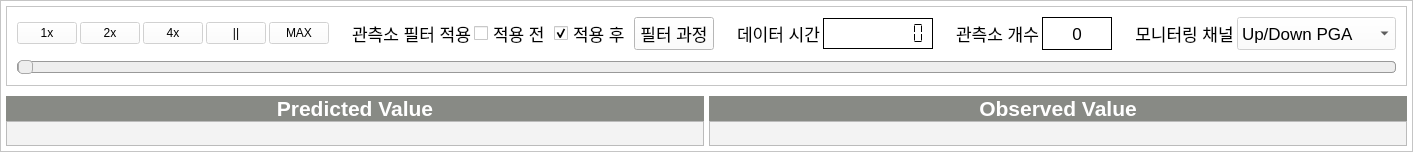
       <widget class="QFrame" name="rightMainFR">
        <property name="styleSheet">
         <string notr="true">background-color: rgb(255, 255, 255);</string>
        </property>
        <property name="frameShape">
         <enum>QFrame::StyledPanel</enum>
        </property>
        <property name="frameShadow">
         <enum>QFrame::Raised</enum>
        </property>
        <layout class="QVBoxLayout" name="verticalLayout_10">
         <property name="spacing">
          <number>0</number>
         </property>
         <property name="leftMargin">
          <number>5</number>
         </property>
         <property name="topMargin">
          <number>5</number>
         </property>
         <property name="rightMargin">
          <number>5</number>
         </property>
         <property name="bottomMargin">
          <number>5</number>
         </property>
         <item>
          <widget class="QFrame" name="frame">
           <property name="sizePolicy">
            <sizepolicy hsizetype="Expanding" vsizetype="Preferred">
             <horstretch>0</horstretch>
             <verstretch>0</verstretch>
            </sizepolicy>
           </property>
           <property name="maximumSize">
            <size>
             <width>16777215</width>
             <height>80</height>
            </size>
           </property>
           <property name="styleSheet">
            <string notr="true">color: rgb(0, 0, 0);</string>
           </property>
           <property name="frameShape">
            <enum>QFrame::StyledPanel</enum>
           </property>
           <property name="frameShadow">
            <enum>QFrame::Raised</enum>
           </property>
           <layout class="QVBoxLayout" name="verticalLayout_6">
            <property name="spacing">
             <number>10</number>
            </property>
            <property name="leftMargin">
             <number>10</number>
            </property>
            <property name="topMargin">
             <number>10</number>
            </property>
            <property name="rightMargin">
             <number>10</number>
            </property>
            <property name="bottomMargin">
             <number>10</number>
            </property>
            <item>
             <layout class="QHBoxLayout" name="horizontalLayout_10">
              <property name="spacing">
               <number>3</number>
              </property>
              <item>
               <widget class="QPushButton" name="play1PB">
                <property name="enabled">
                 <bool>false</bool>
                </property>
                <property name="maximumSize">
                 <size>
                  <width>60</width>
                  <height>16777215</height>
                 </size>
                </property>
                <property name="styleSheet">
                 <string notr="true">background-color: rgb(255, 255, 255);</string>
                </property>
                <property name="text">
                 <string>1x</string>
                </property>
               </widget>
              </item>
              <item>
               <widget class="QPushButton" name="play2PB">
                <property name="enabled">
                 <bool>false</bool>
                </property>
                <property name="maximumSize">
                 <size>
                  <width>60</width>
                  <height>16777215</height>
                 </size>
                </property>
                <property name="styleSheet">
                 <string notr="true">background-color: rgb(255, 255, 255);</string>
                </property>
                <property name="text">
                 <string>2x</string>
                </property>
               </widget>
              </item>
              <item>
               <widget class="QPushButton" name="play4PB">
                <property name="enabled">
                 <bool>false</bool>
                </property>
                <property name="maximumSize">
                 <size>
                  <width>60</width>
                  <height>16777215</height>
                 </size>
                </property>
                <property name="styleSheet">
                 <string notr="true">background-color: rgb(255, 255, 255);</string>
                </property>
                <property name="text">
                 <string>4x</string>
                </property>
               </widget>
              </item>
              <item>
               <widget class="QPushButton" name="stopPB">
                <property name="enabled">
                 <bool>false</bool>
                </property>
                <property name="maximumSize">
                 <size>
                  <width>60</width>
                  <height>16777215</height>
                 </size>
                </property>
                <property name="styleSheet">
                 <string notr="true">background-color: rgb(255, 255, 255);</string>
                </property>
                <property name="text">
                 <string>||</string>
                </property>
               </widget>
              </item>
              <item>
               <widget class="QPushButton" name="maxPB">
                <property name="enabled">
                 <bool>false</bool>
                </property>
                <property name="maximumSize">
                 <size>
                  <width>60</width>
                  <height>16777215</height>
                 </size>
                </property>
                <property name="styleSheet">
                 <string notr="true">background-color: rgb(255, 255, 255);</string>
                </property>
                <property name="text">
                 <string>MAX</string>
                </property>
               </widget>
              </item>
              <item>
               <spacer name="horizontalSpacer_9">
                <property name="orientation">
                 <enum>Qt::Horizontal</enum>
                </property>
                <property name="sizeType">
                 <enum>QSizePolicy::Expanding</enum>
                </property>
                <property name="sizeHint" stdset="0">
                 <size>
                  <width>20</width>
                  <height>20</height>
                 </size>
                </property>
               </spacer>
              </item>
              <item>
               <widget class="QLabel" name="filterTitleLB">
                <property name="font">
                 <font>
                  <pointsize>13</pointsize>
                  <weight>50</weight>
                  <bold>false</bold>
                 </font>
                </property>
                <property name="styleSheet">
                 <string notr="true"/>
                </property>
                <property name="text">
                 <string>관측소 필터 적용</string>
                </property>
                <property name="alignment">
                 <set>Qt::AlignCenter</set>
                </property>
               </widget>
              </item>
              <item>
               <widget class="QCheckBox" name="bFilterCB">
                <property name="font">
                 <font>
                  <pointsize>13</pointsize>
                 </font>
                </property>
                <property name="layoutDirection">
                 <enum>Qt::LeftToRight</enum>
                </property>
                <property name="text">
                 <string>적용 전</string>
                </property>
                <property name="checked">
                 <bool>false</bool>
                </property>
               </widget>
              </item>
              <item>
               <widget class="QCheckBox" name="aFilterCB">
                <property name="font">
                 <font>
                  <pointsize>13</pointsize>
                 </font>
                </property>
                <property name="text">
                 <string>적용 후</string>
                </property>
                <property name="checked">
                 <bool>true</bool>
                </property>
               </widget>
              </item>
              <item>
               <widget class="QPushButton" name="viewFilterPB">
                <property name="font">
                 <font>
                  <pointsize>13</pointsize>
                  <weight>50</weight>
                  <bold>false</bold>
                 </font>
                </property>
                <property name="text">
                 <string>필터 과정</string>
                </property>
               </widget>
              </item>
              <item>
               <spacer name="horizontalSpacer_10">
                <property name="orientation">
                 <enum>Qt::Horizontal</enum>
                </property>
                <property name="sizeType">
                 <enum>QSizePolicy::Expanding</enum>
                </property>
                <property name="sizeHint" stdset="0">
                 <size>
                  <width>20</width>
                  <height>20</height>
                 </size>
                </property>
               </spacer>
              </item>
              <item>
               <widget class="QLabel" name="label_9">
                <property name="sizePolicy">
                 <sizepolicy hsizetype="Preferred" vsizetype="Preferred">
                  <horstretch>0</horstretch>
                  <verstretch>0</verstretch>
                 </sizepolicy>
                </property>
                <property name="font">
                 <font>
                  <pointsize>13</pointsize>
                  <weight>50</weight>
                  <bold>false</bold>
                 </font>
                </property>
                <property name="styleSheet">
                 <string notr="true">color: rgb(0, 0, 0);</string>
                </property>
                <property name="text">
                 <string>데이터 시간</string>
                </property>
                <property name="alignment">
                 <set>Qt::AlignCenter</set>
                </property>
               </widget>
              </item>
              <item>
               <widget class="QLCDNumber" name="dataTimeLCD">
                <property name="sizePolicy">
                 <sizepolicy hsizetype="Minimum" vsizetype="Fixed">
                  <horstretch>0</horstretch>
                  <verstretch>0</verstretch>
                 </sizepolicy>
                </property>
                <property name="minimumSize">
                 <size>
                  <width>110</width>
                  <height>31</height>
                 </size>
                </property>
                <property name="font">
                 <font>
                  <pointsize>13</pointsize>
                  <weight>50</weight>
                  <bold>false</bold>
                 </font>
                </property>
                <property name="styleSheet">
                 <string notr="true"/>
                </property>
                <property name="frameShape">
                 <enum>QFrame::Box</enum>
                </property>
                <property name="frameShadow">
                 <enum>QFrame::Plain</enum>
                </property>
                <property name="smallDecimalPoint">
                 <bool>true</bool>
                </property>
                <property name="digitCount">
                 <number>8</number>
                </property>
                <property name="mode">
                 <enum>QLCDNumber::Dec</enum>
                </property>
                <property name="segmentStyle">
                 <enum>QLCDNumber::Flat</enum>
                </property>
               </widget>
              </item>
              <item>
               <spacer name="horizontalSpacer_11">
                <property name="orientation">
                 <enum>Qt::Horizontal</enum>
                </property>
                <property name="sizeType">
                 <enum>QSizePolicy::Expanding</enum>
                </property>
                <property name="sizeHint" stdset="0">
                 <size>
                  <width>20</width>
                  <height>20</height>
                 </size>
                </property>
               </spacer>
              </item>
              <item>
               <widget class="QLabel" name="label_10">
                <property name="sizePolicy">
                 <sizepolicy hsizetype="Preferred" vsizetype="Preferred">
                  <horstretch>0</horstretch>
                  <verstretch>0</verstretch>
                 </sizepolicy>
                </property>
                <property name="font">
                 <font>
                  <pointsize>13</pointsize>
                  <weight>50</weight>
                  <bold>false</bold>
                 </font>
                </property>
                <property name="styleSheet">
                 <string notr="true">color: rgb(0, 0, 0);</string>
                </property>
                <property name="text">
                 <string>관측소 개수</string>
                </property>
                <property name="alignment">
                 <set>Qt::AlignCenter</set>
                </property>
               </widget>
              </item>
              <item>
               <widget class="QLabel" name="staNumLB">
                <property name="sizePolicy">
                 <sizepolicy hsizetype="Preferred" vsizetype="Preferred">
                  <horstretch>0</horstretch>
                  <verstretch>0</verstretch>
                 </sizepolicy>
                </property>
                <property name="minimumSize">
                 <size>
                  <width>70</width>
                  <height>0</height>
                 </size>
                </property>
                <property name="font">
                 <font>
                  <pointsize>13</pointsize>
                  <weight>50</weight>
                  <bold>false</bold>
                 </font>
                </property>
                <property name="styleSheet">
                 <string notr="true"/>
                </property>
                <property name="frameShape">
                 <enum>QFrame::Box</enum>
                </property>
                <property name="text">
                 <string>0</string>
                </property>
                <property name="alignment">
                 <set>Qt::AlignCenter</set>
                </property>
               </widget>
              </item>
              <item>
               <spacer name="horizontalSpacer_2">
                <property name="orientation">
                 <enum>Qt::Horizontal</enum>
                </property>
                <property name="sizeType">
                 <enum>QSizePolicy::Expanding</enum>
                </property>
                <property name="sizeHint" stdset="0">
                 <size>
                  <width>20</width>
                  <height>20</height>
                 </size>
                </property>
               </spacer>
              </item>
              <item>
               <widget class="QLabel" name="label_11">
                <property name="sizePolicy">
                 <sizepolicy hsizetype="Preferred" vsizetype="Preferred">
                  <horstretch>0</horstretch>
                  <verstretch>0</verstretch>
                 </sizepolicy>
                </property>
                <property name="font">
                 <font>
                  <pointsize>13</pointsize>
                  <weight>50</weight>
                  <bold>false</bold>
                 </font>
                </property>
                <property name="styleSheet">
                 <string notr="true">color: rgb(0, 0, 0);</string>
                </property>
                <property name="text">
                 <string>모니터링 채널</string>
                </property>
                <property name="alignment">
                 <set>Qt::AlignCenter</set>
                </property>
               </widget>
              </item>
              <item>
               <widget class="QComboBox" name="monChanCB">
                <property name="enabled">
                 <bool>false</bool>
                </property>
                <property name="sizePolicy">
                 <sizepolicy hsizetype="Preferred" vsizetype="Preferred">
                  <horstretch>0</horstretch>
                  <verstretch>0</verstretch>
                 </sizepolicy>
                </property>
                <property name="minimumSize">
                 <size>
                  <width>0</width>
                  <height>0</height>
                 </size>
                </property>
                <property name="font">
                 <font>
                  <pointsize>13</pointsize>
                  <weight>50</weight>
                  <bold>false</bold>
                 </font>
                </property>
                <property name="styleSheet">
                 <string notr="true"/>
                </property>
                <item>
                 <property name="text">
                  <string>Up/Down PGA</string>
                 </property>
                </item>
                <item>
                 <property name="text">
                  <string>North/South PGA</string>
                 </property>
                </item>
                <item>
                 <property name="text">
                  <string>East/West PGA</string>
                 </property>
                </item>
                <item>
                 <property name="text">
                  <string>Horizontal PGA</string>
                 </property>
                </item>
                <item>
                 <property name="text">
                  <string>Total PGA</string>
                 </property>
                </item>
               </widget>
              </item>
             </layout>
            </item>
            <item>
             <widget class="QSlider" name="slider">
              <property name="enabled">
               <bool>false</bool>
              </property>
              <property name="styleSheet">
               <string notr="true">QSlider::groove:horizontal {
border: 1px solid #bbb;
background: white;
height: 10px;
border-radius: 4px;
}

QSlider::sub-page:horizontal {
background: qlineargradient(x1: 0, y1: 0,    x2: 0, y2: 1,
    stop: 0 #66e, stop: 1 #bbf);
background: qlineargradient(x1: 0, y1: 0.2, x2: 1, y2: 1,
    stop: 0 #bbf, stop: 1 #55f);
border: 1px solid #777;
height: 10px;
border-radius: 4px;
}

QSlider::add-page:horizontal {
background: #fff;
border: 1px solid #777;
height: 10px;
border-radius: 4px;
}

QSlider::handle:horizontal {
background: qlineargradient(x1:0, y1:0, x2:1, y2:1,
    stop:0 #eee, stop:1 #ccc);
border: 1px solid #777;
width: 13px;
margin-top: -2px;
margin-bottom: -2px;
border-radius: 4px;
}

QSlider::handle:horizontal:hover {
background: qlineargradient(x1:0, y1:0, x2:1, y2:1,
    stop:0 #fff, stop:1 #ddd);
border: 1px solid #444;
border-radius: 4px;
}

QSlider::sub-page:horizontal:disabled {
background: #bbb;
border-color: #999;
}

QSlider::add-page:horizontal:disabled {
background: #eee;
border-color: #999;
}

QSlider::handle:horizontal:disabled {
background: #eee;
border: 1px solid #aaa;
border-radius: 4px;
}</string>
              </property>
              <property name="orientation">
               <enum>Qt::Horizontal</enum>
              </property>
             </widget>
            </item>
           </layout>
          </widget>
         </item>
         <item>
          <spacer name="verticalSpacer_2">
           <property name="orientation">
            <enum>Qt::Vertical</enum>
           </property>
           <property name="sizeType">
            <enum>QSizePolicy::Fixed</enum>
           </property>
           <property name="sizeHint" stdset="0">
            <size>
             <width>20</width>
             <height>10</height>
            </size>
           </property>
          </spacer>
         </item>
         <item>
          <layout class="QHBoxLayout" name="horizontalLayout_5">
           <item>
            <layout class="QGridLayout" name="mapL">
             <property name="horizontalSpacing">
              <number>5</number>
             </property>
             <property name="verticalSpacing">
              <number>0</number>
             </property>
             <item row="2" column="1">
              <widget class="QLabel" name="stackedStatusLB">
               <property name="styleSheet">
                <string notr="true">background-color: rgb(243, 243, 243);
color: rgb(32, 74, 135);</string>
               </property>
               <property name="frameShape">
                <enum>QFrame::StyledPanel</enum>
               </property>
               <property name="text">
                <string/>
               </property>
               <property name="alignment">
                <set>Qt::AlignCenter</set>
               </property>
              </widget>
             </item>
             <item row="1" column="0">
              <layout class="QVBoxLayout" name="realMapLO"/>
             </item>
             <item row="2" column="0">
              <widget class="QLabel" name="realStatusLB">
               <property name="sizePolicy">
                <sizepolicy hsizetype="Preferred" vsizetype="Fixed">
                 <horstretch>0</horstretch>
                 <verstretch>0</verstretch>
                </sizepolicy>
               </property>
               <property name="minimumSize">
                <size>
                 <width>0</width>
                 <height>25</height>
                </size>
               </property>
               <property name="styleSheet">
                <string notr="true">background-color: rgb(243, 243, 243);
color: rgb(32, 74, 135);</string>
               </property>
               <property name="frameShape">
                <enum>QFrame::StyledPanel</enum>
               </property>
               <property name="text">
                <string/>
               </property>
               <property name="alignment">
                <set>Qt::AlignCenter</set>
               </property>
              </widget>
             </item>
             <item row="1" column="1">
              <layout class="QVBoxLayout" name="stackedMapLO"/>
             </item>
             <item row="0" column="0">
              <widget class="QLabel" name="label_59">
               <property name="maximumSize">
                <size>
                 <width>16777215</width>
                 <height>25</height>
                </size>
               </property>
               <property name="font">
                <font>
                 <pointsize>16</pointsize>
                 <weight>75</weight>
                 <bold>true</bold>
                </font>
               </property>
               <property name="styleSheet">
                <string notr="true">background-color: rgb(136, 138, 133);
color: rgb(255, 255, 255);</string>
               </property>
               <property name="text">
                <string>Predicted Value</string>
               </property>
               <property name="alignment">
                <set>Qt::AlignCenter</set>
               </property>
              </widget>
             </item>
             <item row="0" column="1">
              <widget class="QLabel" name="label_61">
               <property name="maximumSize">
                <size>
                 <width>16777215</width>
                 <height>25</height>
                </size>
               </property>
               <property name="font">
                <font>
                 <pointsize>16</pointsize>
                 <weight>75</weight>
                 <bold>true</bold>
                </font>
               </property>
               <property name="styleSheet">
                <string notr="true">background-color: rgb(136, 138, 133);
color: rgb(255, 255, 255);</string>
               </property>
               <property name="text">
                <string>Observed Value</string>
               </property>
               <property name="alignment">
                <set>Qt::AlignCenter</set>
               </property>
              </widget>
             </item>
            </layout>
           </item>
          </layout>
         </item>
        </layout>
       </widget>
